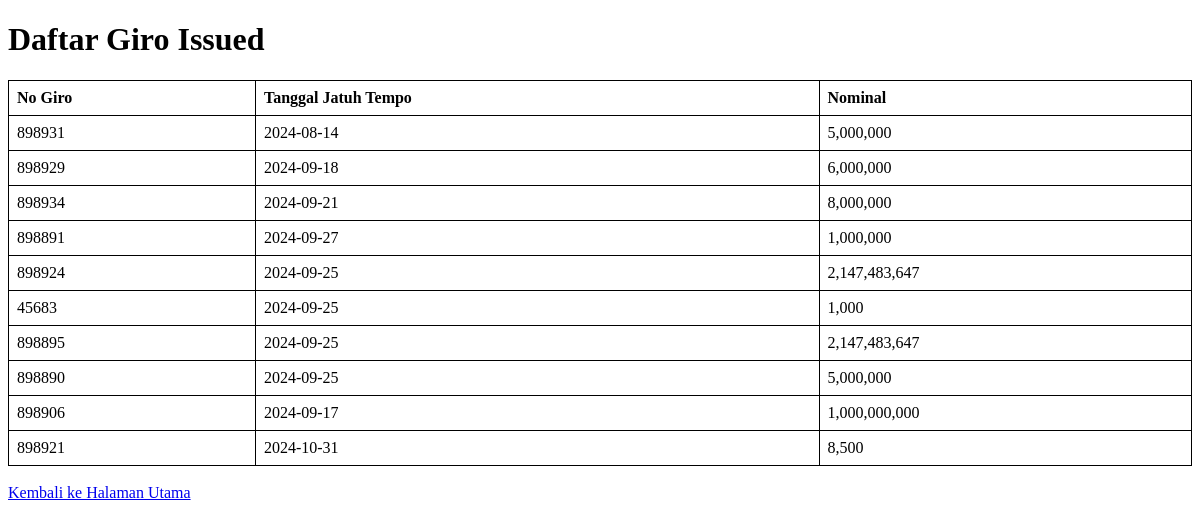
Page /IssuedGiroList.php on the earlier database version.
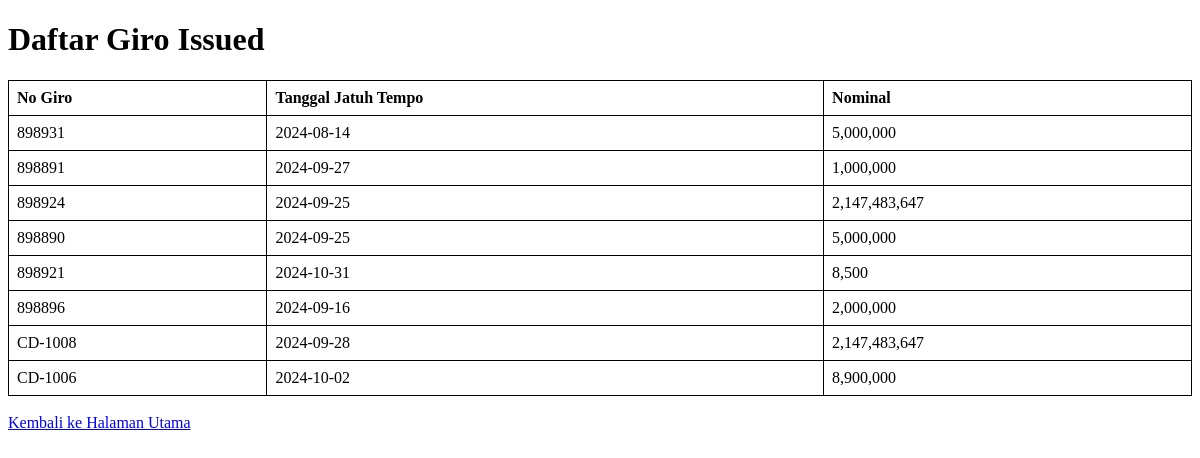
Same page on the later database version.
### tables this page shows
CREATE TABLE `detail_giro`  (
  `id` int(11) NOT NULL AUTO_INCREMENT,
  `nogiro` varchar(20) NULL DEFAULT NULL,
  `tanggal_giro` date NULL DEFAULT NULL,
  `tanggal_jatuh_tempo` date NULL DEFAULT NULL,
  `Nominal` int(11) NULL DEFAULT NULL,
  `nama_penerima` varchar(255) NULL DEFAULT NULL,
  `bank_penerima` varchar(50) NULL DEFAULT NULL,
  `ac_penerima` int(20) NULL DEFAULT NULL,
  `StatGiro` varchar(15) NULL DEFAULT NULL,
  `Keterangan` varchar(255) NULL DEFAULT NULL,
  `PVRNo` varchar(255) NULL DEFAULT NULL,
  `tanggal_cair_giro` date NULL DEFAULT NULL,
  `SeatleBy` varchar(255) NULL DEFAULT NULL,
  `TglVoid` date NULL DEFAULT NULL,
  `VoidBy` varchar(255) NULL DEFAULT NULL,
  `tglkembalikebank` date NULL DEFAULT NULL,
  `dikembalikanoleh` varchar(255) NULL DEFAULT NULL,
  `created_by` varchar(255) NULL DEFAULT NULL,
  `created_at` timestamp NULL DEFAULT current_timestamp(),
  PRIMARY KEY (`id`) USING BTREE,
  UNIQUE INDEX `nogiro`(`nogiro`) USING BTREE
);

### IssuedGiroList.php (the view, shortened to what this page needs)
<?php
include 'koneksi.php';
$stmt = $conn->prepare("SELECT nogiro, tanggal_jatuh_tempo, Nominal FROM detail_giro WHERE StatGiro = 'Issued'");
$stmt->execute();
$result = $stmt->get_result();
$issued_giro_records = [];
while ($row = $result->fetch_assoc()) {
    $issued_giro_records[] = $row;
}
?>
<!DOCTYPE html>
<html lang="en">
<head>
</head>
<body>
    <h1>Daftar Giro Issued</h1>
    <table>
        <tr>
            <th>No Giro</th>
            <th>Tanggal Jatuh Tempo</th>
            <th>Nominal</th>
        </tr>
        <?php if (empty($issued_giro_records)): ?>
            <tr>
                <td colspan="3">Tidak ada data giro.</td>
            </tr>
        <?php else: ?>
            <?php foreach ($issued_giro_records as $giro): ?>
                <tr>
                    <td><?php echo htmlspecialchars($giro['nogiro']); ?></td>
                    <td><?php echo htmlspecialchars($giro['tanggal_jatuh_tempo']); ?></td>
                    <td><?php echo number_format($giro['Nominal']); ?></td>
                </tr>
            <?php endforeach; ?>
        <?php endif; ?>
    </table>
    <br>
    <a href="index.php">Kembali ke Halaman Utama</a>
</body>
</html>

Differences in the rows shown:
no longer on this page (row edited): detail_giro: nogiro "898929", tanggal_jatuh_tempo "2024-09-18", Nominal "6,000,000"
no longer on this page (row edited): detail_giro: nogiro "898934", tanggal_jatuh_tempo "2024-09-21", Nominal "8,000,000"
no longer on this page (row edited): detail_giro: nogiro "45683", tanggal_jatuh_tempo "2024-09-25", Nominal "1,000"
no longer on this page (row edited): detail_giro: nogiro "898895", tanggal_jatuh_tempo "2024-09-25", Nominal "2,147,483,647"
no longer on this page (row edited): detail_giro: nogiro "898906", tanggal_jatuh_tempo "2024-09-17", Nominal "1,000,000,000"
added detail_giro: nogiro "898896", tanggal_jatuh_tempo "2024-09-16", Nominal "2,000,000"
added detail_giro: nogiro "CD-1008", tanggal_jatuh_tempo "2024-09-28", Nominal "2,147,483,647"
added detail_giro: nogiro "CD-1006", tanggal_jatuh_tempo "2024-10-02", Nominal "8,900,000"
